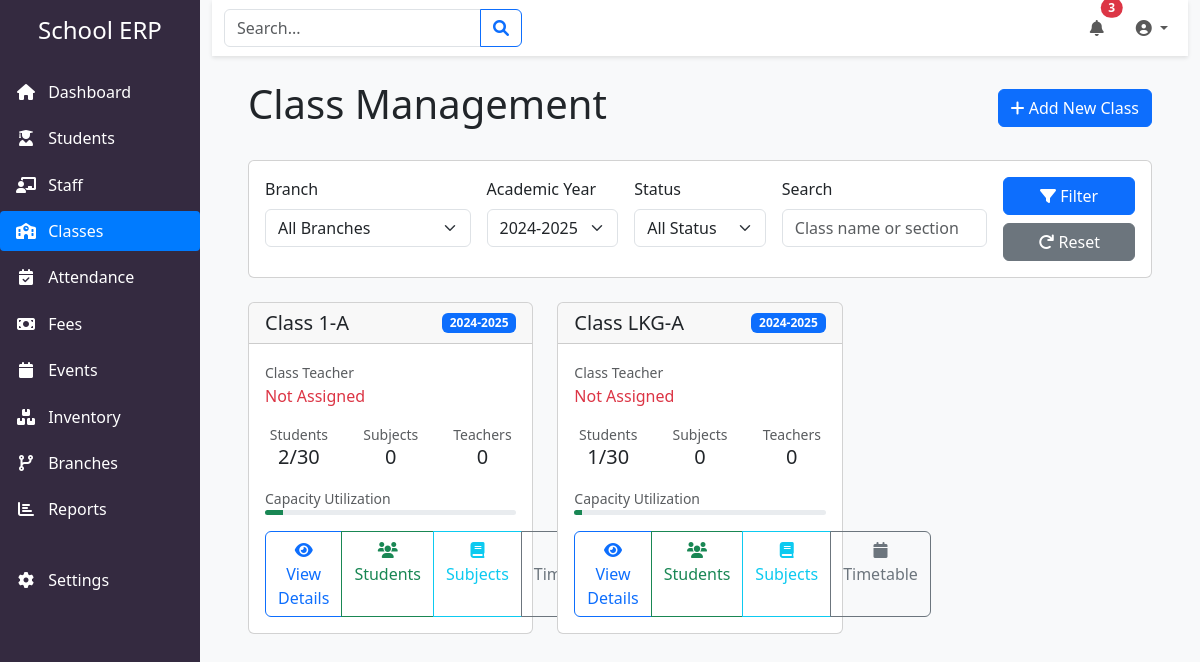
/classes/, run on the app's committed database.
### app/models/models.py (models this page shows, shortened)
class Class(db.Model):
    __tablename__ = 'class'
    id = db.Column(db.Integer, primary_key=True)
    name = db.Column(db.String(50), nullable=False)
    section = db.Column(db.String(10), nullable=False)
    academic_year = db.Column(db.Integer, nullable=False)
    primary_teacher_id = db.Column(db.Integer, db.ForeignKey('staff.id'))
    capacity = db.Column(db.Integer, default=30)
    is_active = db.Column(db.Boolean, default=True)
    students = db.relationship('Student', backref='class_group', lazy=True)
    primary_teacher = db.relationship('Staff', backref='primary_class', foreign_keys=[primary_teacher_id])
    subjects = db.relationship('Subject', backref='class_group', lazy=True)
    __table_args__ = (
        db.UniqueConstraint('name', 'section', 'academic_year', name='unique_class_section'),
    )

### app/routes/classes.py (the view)
@bp.route('/')
def list_classes():
    branch_id = request.args.get('branch_id', type=int)
    academic_year = request.args.get('academic_year', type=int, default=datetime.now().year)
    is_active = request.args.get('status')
    search = request.args.get('search', '')
    query = Class.query
    if branch_id:
        query = query.join(Staff, Class.primary_teacher_id == Staff.id)\
                    .filter(Staff.branch_id == branch_id)
    if academic_year:
        query = query.filter_by(academic_year=academic_year)
    if is_active is not None:
        query = query.filter_by(is_active=(is_active == 'active'))
    if search:
        search = f"%{search}%"
        query = query.filter(db.or_(
            Class.name.ilike(search),
            Class.section.ilike(search)
        ))
    current_year = datetime.now().year
    classes = query.order_by(Class.name, Class.section).all()
    branches = Branch.query.all()
    available_teachers = Staff.query.filter_by(
        staff_type='TEACHER',
        is_active=True
).all()
    return render_template('classes/list.html',
                         classes=classes,
                         branches=branches,
                         teachers=available_teachers,
                         selected_branch=branch_id,
                         selected_year=academic_year,
                         selected_status=is_active,
                         search=search,
                         current_year = current_year)

### app/templates/classes/list.html (shortened to what this page needs)
{% extends "base.html" %}
{% block content %}
<div class="container-fluid">
    <div class="d-flex justify-content-between align-items-center mb-4">
        <h1>Class Management</h1>
        <a href="{{ url_for('class.add_class') }}" class="btn btn-primary">
            <i class="fas fa-plus"></i> Add New Class
        </a>
    </div>
    <div class="card mb-4">
        <div class="card-body">
            <form method="GET" class="row g-3">
                <div class="col-md-3">
                    <label for="branch_id" class="form-label">Branch</label>
                    <select class="form-select" id="branch_id" name="branch_id">
                        <option value="">All Branches</option>
                    </select>
                </div>
                <div class="col-md-2">
                    <label for="academic_year" class="form-label">Academic Year</label>
                    <select class="form-select" id="academic_year" name="academic_year">
                        {% for year in range(current_year + 1, current_year - 2, -1) %}
                        <option value="{{ year }}" {% if selected_year == year %}selected{% endif %}>
                            {{ year }}-{{ year + 1 }}
                        </option>
                        {% endfor %}
                    </select>
                </div>
                <div class="col-md-2">
                    <label for="status" class="form-label">Status</label>
                    <select class="form-select" id="status" name="status">
                        <option value="">All Status</option>
                    </select>
                </div>
                <div class="col-md-3">
                    <label for="search" class="form-label">Search</label>
                    <input type="text" class="form-control" id="search" name="search"
                           placeholder="Class name or section" value="{{ search }}">
                </div>
                <div class="col-md-2 d-flex align-items-end">
                    <div class="d-grid gap-2 w-100">
                        <button type="submit" class="btn btn-primary">
                            <i class="fas fa-filter"></i> Filter
                        </button>
                        <a href="{{ url_for('class.list_classes') }}" class="btn btn-secondary">
                            <i class="fas fa-redo"></i> Reset
                        </a>
                    </div>
                </div>
            </form>
        </div>
    </div>
    <div class="row">
        {% for class in classes %}
        <div class="col-md-4 mb-4">
            <div class="card h-100">
                <div class="card-header d-flex justify-content-between align-items-center">
                    <h5 class="mb-0">
                        Class {{ class.name }}-{{ class.section }}
                    </h5>
                    <span class="badge bg-primary">{{ class.academic_year }}-{{ class.academic_year + 1 }}</span>
                </div>
                <div class="card-body">
                    <div class="mb-3">
                        <small class="text-muted">Class Teacher</small><br>
                        {% if class.primary_teacher %}
                        <span class="text-primary">{{ class.primary_teacher.full_name }}</span>
                        {% else %}
                        <span class="text-danger">Not Assigned</span>
                        {% endif %}
                    </div>
                    <div class="row text-center mb-3">
                        <div class="col">
                            <small class="text-muted d-block">Students</small>
                            <span class="h5">{{ class.students|length }}/{{ class.capacity }}</span>
                        </div>
                        <div class="col">
                            <small class="text-muted d-block">Subjects</small>
                            <span class="h5">{{ class.subjects|length }}</span>
                        </div>
                        <div class="col">
                            <small class="text-muted d-block">Teachers</small>
                            <span class="h5">{{ class.subjects|map(attribute='teacher')|select|list|unique|list|length }}</span>
                        </div>
                    </div>
                    <div class="mb-3">
                        <small class="text-muted">Capacity Utilization</small>
                        <div class="progress" style="height: 5px;">
                            {% set utilization = (class.students|length / class.capacity * 100)|round|int %}
                            <div class="progress-bar {% if utilization > 90 %}bg-danger
                                                    {% elif utilization > 75 %}bg-warning
                                                    {% else %}bg-success{% endif %}"
                                 role="progressbar"
                                 style="width: {{ utilization }}%">
                            </div>
                        </div>
                    </div>
                    <div class="d-grid gap-2">
                        <div class="btn-group">
                            <a href="{{ url_for('class.view_class', class_id=class.id) }}"
                               class="btn btn-outline-primary">
                                <i class="fas fa-eye"></i> View Details
                            </a>
                            <a href="{{ url_for('class.class_students', class_id=class.id) }}"
                               class="btn btn-outline-success">
                                <i class="fas fa-users"></i> Students
                            </a>
                            <a href="{{ url_for('class.class_subjects', class_id=class.id) }}"
                               class="btn btn-outline-info">
                                <i class="fas fa-book"></i> Subjects
                            </a>
                            <a href="{{ url_for('class.class_timetable', class_id=class.id) }}"
                               class="btn btn-outline-secondary">
                                <i class="fas fa-calendar"></i> Timetable
                            </a>
                        </div>
                    </div>
                </div>
            </div>
        </div>
        {% endfor %}
    </div>
</div>
{% endblock %}

### app/templates/base.html (style rules this page uses)
:root { --sidebar-bg: #342a40; --sidebar-hover: rgba(255,255,255,0.1); --active-link: #007bff; --content-bg: #f8f9fa; }

### data on the page
Class: name "1", section "A", academic_year "2024", class.academic_year+1 "2025", students|length "2", capacity "30", subjects|length "0", subjects|map "0", {{ utilization }} 7 (drawn)
Class: name "LKG", section "A", academic_year "2024", class.academic_year+1 "2025", students|length "1", capacity "30", subjects|length "0", subjects|map "0", {{ utilization }} 3 (drawn)

### other printed values
form field academic_year "2024-2025"
